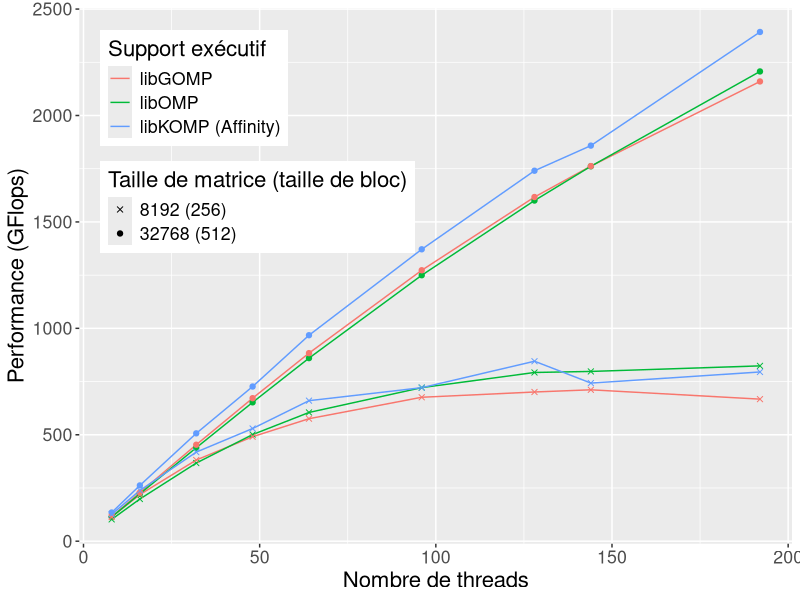
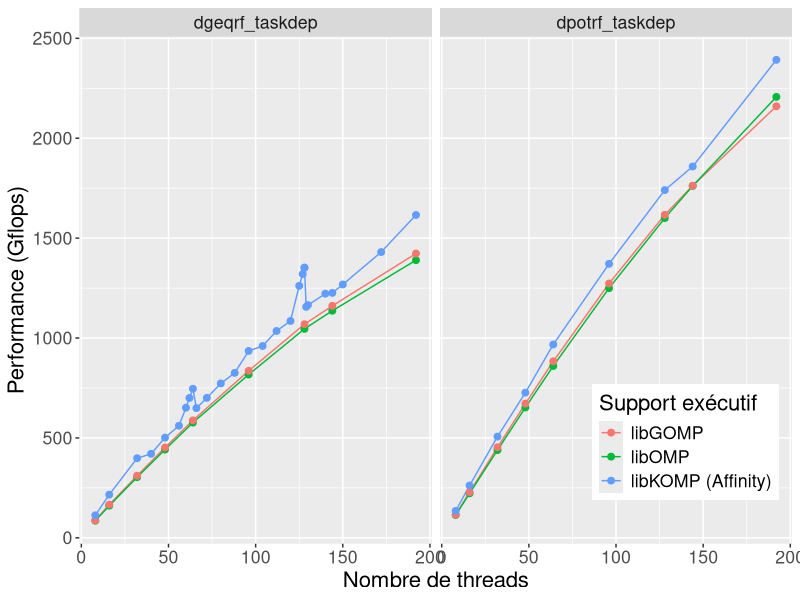

R code for these plots, in order:
library(ggplot2)
library(plyr)
library(lattice)
library(reshape)

wholeframe = read.table("./all_data.dat", header=TRUE)

pd = position_dodge(width=.1)
#melted = melt(framsum, id.vars=c("GFlops", "Progname", "WSselect", "WSpush", "Runtime", "Threads", "Std", "Nxp"))
#print(framsum)




pdf(paste("graph_all_cholesky_idchire.pdf", sep = ''), width = 10, height=6)


wholeframe$runtime = factor(wholeframe$runtime, levels=c("libgomp", "clang", "libkomp"), labels=c("libgomp", "clang", "libkomp"))

frame_all_cholesky = subset(wholeframe, (size == 8192 | size == 32768) & program == "dpotrf_taskdep")
myplot = ggplot(frame_all_cholesky, aes(x=threads, y = gflops))
myplot = myplot + geom_line(aes(color=runtime, group=interaction(size, runtime)))
myplot = myplot + geom_point(aes(shape=factor(size), color=runtime, group=interaction(size, runtime)))
myplot = myplot + guides(colour = guide_legend(override.aes = list(shape = NA)))
#myplot = myplot + guides(colour = guide_legend(title="Taille"))
#myplot = myplot + geom_errorbar(position=position_dodge(0.9), aes(color=runtime, ymin=gflops-(2*std/iterations), ymax=gflops+(2*std/iterations), width=.1))
#myplot = myplot + facet_wrap(~program, ncol=1)
myplot = myplot + ylab("Performance (GFlops)")
#myplot = myplot + geom_abline(intercept = 0, slope = 19.2, colour="red")
myplot = myplot + xlab("Nombre de threads")
#myplot = myplot + ggtitle("Performances de Cholesky sur 64 threads, N=8192")
myplot = myplot + theme(legend.position=c(.25, .75), text = element_text(size=16))
myplot = myplot + scale_colour_discrete(name="Support exécutif", labels=c("libGOMP", "libOMP", "libKOMP (Affinity)"))
myplot = myplot + scale_shape_manual(name="Taille de matrice (taille de bloc)", values=c(4, 19), labels=c("8192 (256)", "32768 (512)"))
print(myplot)
dev.off()


frame_comp_threads=subset(wholeframe, size == 32768)

pdf(paste("graph_qr_cholesky_vs_threads.pdf", sep = ''), width = 10, height=6)

levels(frame_comp_threads$program) <- c("QR", "Cholesky")

myplot = ggplot(frame_comp_threads, aes(x=threads, y = gflops))
myplot = myplot + geom_line(aes(color=runtime))
#myplot = myplot + geom_errorbar(position=position_dodge(0.9), aes(color=interaction(WSselect, WSpush, Taskprio), ymin=GFlops-(2*Std/Nxp), ymax=GFlops+(2*Std/Nxp), width=.1))
myplot = myplot + facet_grid(~program, scales="free_y")
myplot = myplot + geom_point(size=2,aes(color=runtime), shape=19)
myplot = myplot + theme(legend.position=c(.85, .20), text = element_text(size=16))
myplot = myplot + scale_colour_discrete(name="Support exécutif", labels=c("libGOMP", "libOMP", "libKOMP (Affinity)"))
myplot = myplot + ylab("Performance (Gflops)")
myplot = myplot + xlab("Nombre de threads")

print(myplot)
dev.off()
